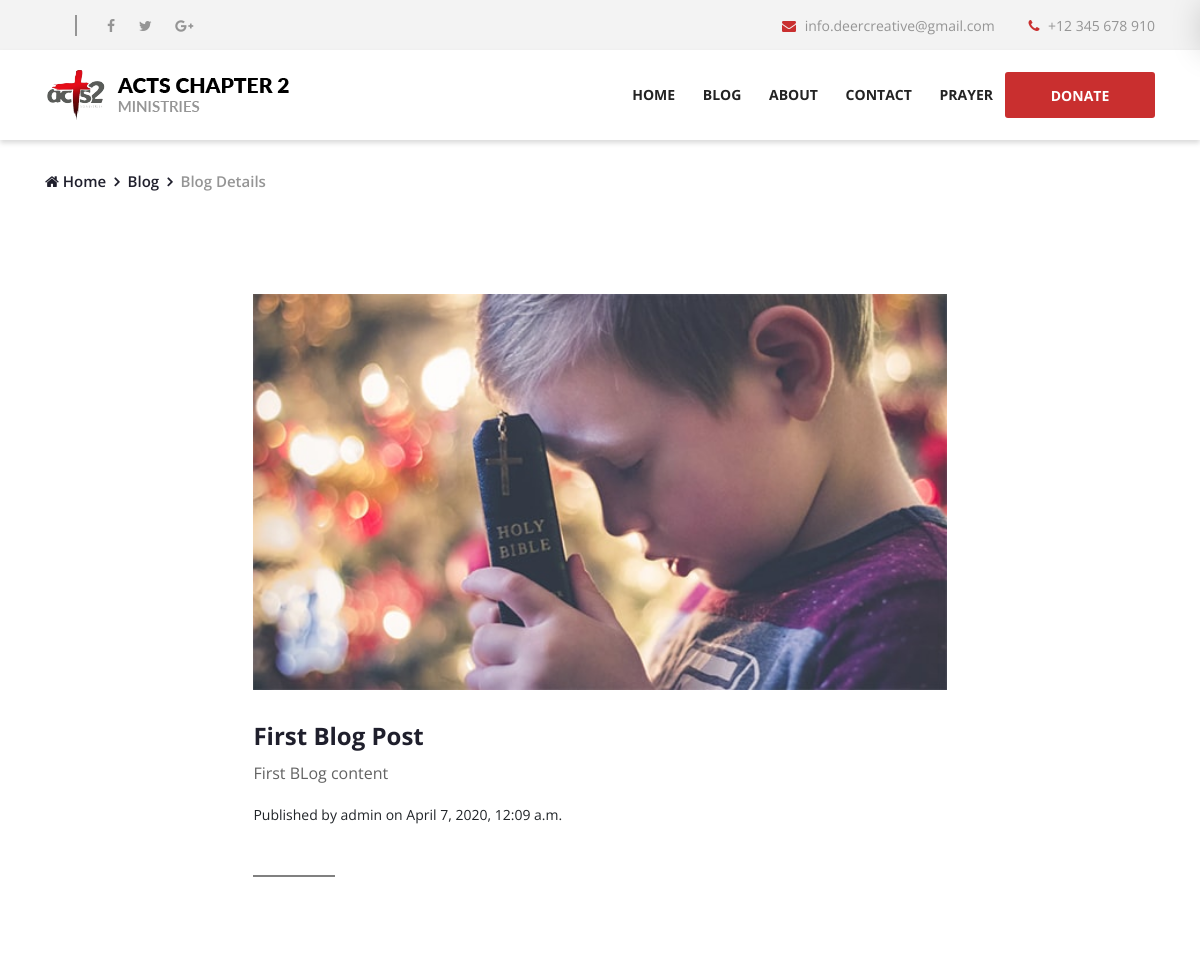
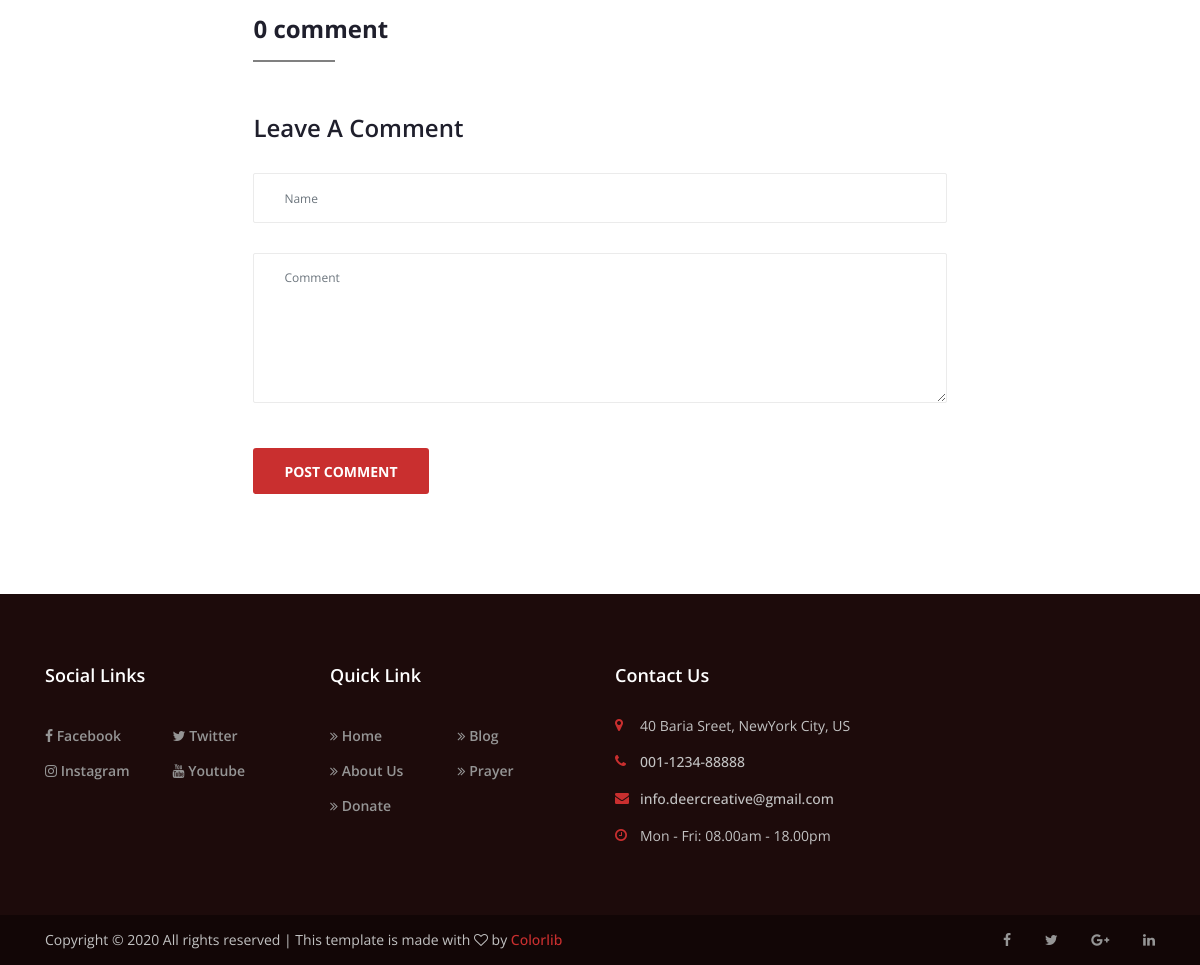
/blog/1/detail/, run on the app's committed database (2 pictures, top to bottom).
### mainapp/models.py (models this page shows, shortened)
class Blog(models.Model):
    author = models.ForeignKey(User, on_delete=models.CASCADE)
    url = models.CharField(max_length=1000)
    pub_date = models.DateTimeField('Date Published')
    title = models.CharField(max_length=100)
    description = models.CharField(max_length=200)
    content = RichTextField()

### mainapp/views.py (the view)
# urls.py: path('blog/<int:blog_id>/detail/', views.blogDetail, name='blog_detail'),
def blogDetail(request, blog_id):
    blog = get_object_or_404(Blog, pk=blog_id)
    return render(request, 'mainapp/blogdetail.html', {'blog': blog})

### mainapp/templates/mainapp/blogdetail.html (shortened to what this page needs)
{% extends '../base.html' %}
{% load static %}
{% block body %}
<div class="breadcrumb-area">
    <div class="container">
        <div class="row">
            <div class="col-12">
                <nav aria-label="breadcrumb">
                    <ol class="breadcrumb">
                        <li class="breadcrumb-item"><a href="#"><i class="fa fa-home"></i> Home</a></li>
                        <li class="breadcrumb-item"><a href="#">Blog</a></li>
                        <li class="breadcrumb-item active" aria-current="page">Blog Details</li>
                    </ol>
                </nav>
            </div>
        </div>
    </div>
</div>
<section class="blog-content-area section-padding-100">
    <div class="container" style="width: 80% !important;">
        <div class="row justify-content-center">
            {% if blog %}
                <div class="col-24 col-lg-24">
                    <div class="blog-posts-area">
                        <div class="single-post-details-area">
                            <div class="post-thumbnail mb-30">
                                <img src="{{ blog.url }}" alt="">
                            </div>
                            <div class="post-content">
                                <h4>{{ blog.title }}</h4>
                                {% autoescape off %}
                                {{ blog.content }}
                                {% endautoescape %}
                            </div>
                            <span>Published by {{ blog.author.username }} on {{ blog.pub_date }}</span>
                        </div>
                        <hr style="border: 1px solid grey; width: 80px; margin-bottom: 100px;">
                        <div>
                            <h4 class="headline">{% if blog.comment_set.all.count < 2 %}{{ blog.comment_set.all.count }} comment {% else %}{{ blog.comment_set.all.count }} comments {% endif %}</h4>
                            <hr style="border: 1px solid grey; width: 80px; margin-bottom: 50px;">
                        </div>
                        <div class="leave-comment-area mt-50 clearfix">
                            <div class="comment-form">
                                <h4 class="headline">Leave A Comment</h4>
                                <div class="contact-form-area">
                                    <form action="{% url 'mainapp:comment' blog.id %}" method="post">
                                        <div class="row">
                                            <div class="col-12">
                                                <div class="form-group">
                                                    <input type="text" class="form-control" id="contact-name" name="name"
                                                        placeholder="Name">
                                                </div>
                                            </div>
                                            <div class="col-12">
                                                <div class="form-group">
                                                    <textarea class="form-control" name="comment" id="message" cols="30"
                                                        rows="10" placeholder="Comment"></textarea>
                                                </div>
                                            </div>
                                            <div class="col-12">
                                                <button type="submit" class="btn crose-btn mt-15">Post Comment</button>
                                            </div>
                                        </div>
                                    </form>
                                </div>
                            </div>
                        </div>
                    </div>
                </div>
            {% else %}
                <p>Nothing to show</p>
            {% endif %}
        </div>
    </div>
</section>
{% endblock %}

### mainapp/static/mainapp/style.css (style rules this page uses)
* { margin: 0; padding: 0; }
body { font-family: "Open Sans", sans-serif; font-size: 14px; }
h1, h2, h3, h4, h5, h6 { color: #1f1f2c; line-height: 1.3; font-weight: 700; }
p { color: #636363; font-size: 14px; line-height: 1.8; font-weight: 400; }
a, a:hover, a:focus { -webkit-transition-duration: 500ms; transition-duration: 500ms; text-decoration: none; outline: 0 solid transparent; color: #1f1f2c; font-weight: 500; font-size: 14px; }
ul, ol { margin: 0; }
ul li, ol li { list-style: none; }
img { height: auto; max-width: 100%; }
.mt-15 { margin-top: 15px !important; }
.mt-50 { margin-top: 50px !important; }
.mb-30 { margin-bottom: 30px !important; }
.section-padding-100 { padding-top: 100px; padding-bottom: 100px; }
.crose-btn { -webkit-transition-duration: 500ms; transition-duration: 500ms; position: relative; z-index: 1; display: inline-block; min-width: 150px; height: 46px; color: #ffffff; background-color: #c92f2f; border-radius: 3px; padding: 0 30px; font-size: 14px; line-height: 46px; text-transform: uppercase; font-weight: 700; }
.breadcrumb-area { position: relative; z-index: 10; width: 100%; }
.breadcrumb-area .breadcrumb { margin: 0; padding: 0; padding-top: 30px; background-color: transparent; }
.breadcrumb-area .breadcrumb .breadcrumb-item { font-size: 15px; color: #959595; font-weight: 600; }
.breadcrumb-area .breadcrumb .breadcrumb-item a { font-size: 15px; color: #1f1f2c; font-weight: 600; }
.breadcrumb-area .breadcrumb .breadcrumb-item + .breadcrumb-item::before { color: #1f1f2c; font-family: 'FontAwesome'; content: "\f105"; }
.leave-comment-area { position: relative; z-index: 1; }
.leave-comment-area h4 { margin-bottom: 30px; font-weight: 600; text-transform: capitalize; }
.single-post-details-area { position: relative; z-index: 1; margin-bottom: 50px; }
.single-post-details-area img { width: 100%; }
.single-post-details-area .post-content p { font-size: 16px; color: #636363; }
.contact-form-area .form-control { position: relative; z-index: 2; height: 50px; width: 100%; background-color: #ffffff; font-size: 12px; margin-bottom: 30px; border: 1px solid #ebebeb; border-radius: 2px; padding: 15px 30px; color: #bbbbbb; -webkit-transition-duration: 500ms; transition-duration: 500ms; }
.contact-form-area textarea.form-control { height: 150px; }

### mainapp/static/mainapp/css/classy-nav.css (style rules this page uses)
* { margin: 0; padding: 0; }
body { font-family: "Roboto", sans-serif; }
ul, ol { margin: 0; }
ul li, ol li { list-style: none; }
img { height: auto; max-width: 100%; }
.justify-content-center { -webkit-box-pack: center; -ms-flex-pack: center; justify-content: center; }

### data on the page
Blog: url (picture), title "First Blog Post", content "First BLog content", author.username "admin", pub_date "April 7, 2020, 12:09 a.m.", comment_set.all.count "0"
